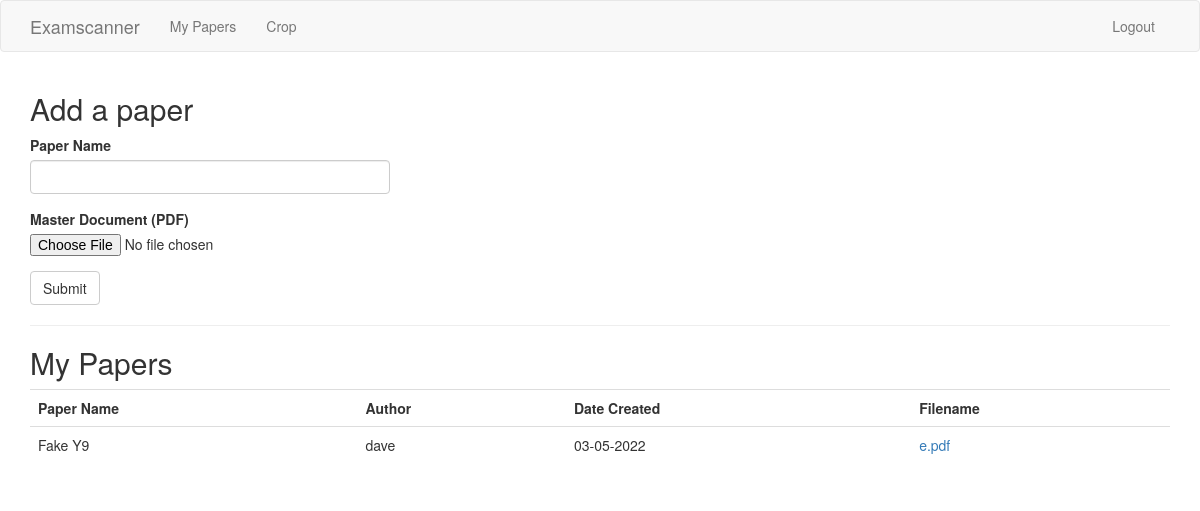
Page /user/dave (signed in) on the earlier database version.
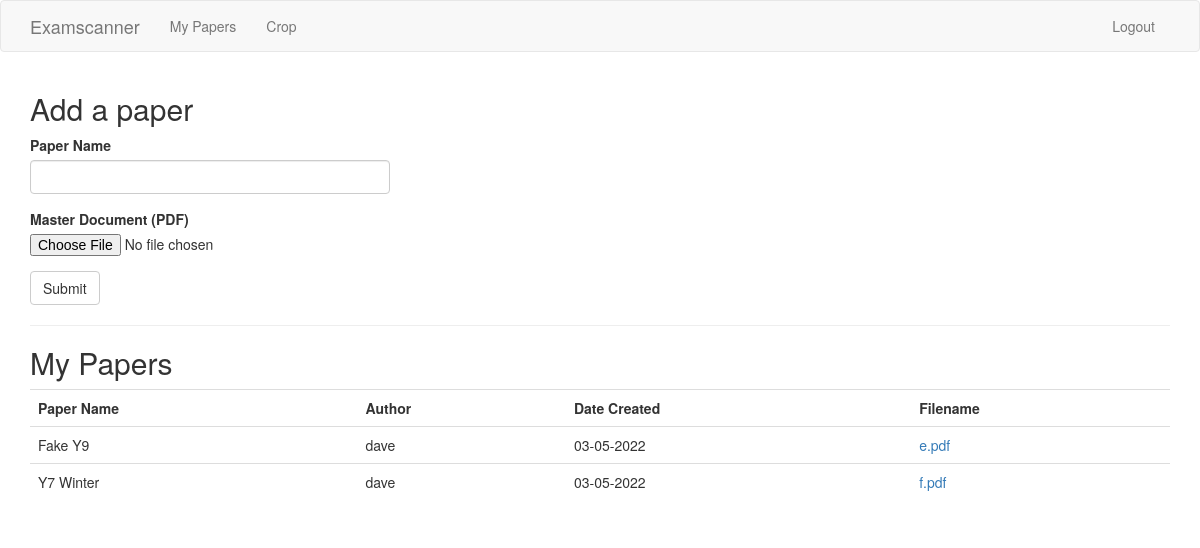
Same page on the later database version.
### app/models.py (models this page shows, shortened)
class Paper(db.Model):
    id = db.Column(db.Integer, primary_key=True)
    paper_name = db.Column(db.String(140))
    filename = db.Column(db.String(300))
    created_time = db.Column(db.DateTime, index=True, default=datetime.utcnow)
    user_id = db.Column(db.Integer, db.ForeignKey('user.id'))

class User(UserMixin, db.Model):
    id = db.Column(db.Integer, primary_key=True)
    username = db.Column(db.String(64), index=True, unique=True)
    email = db.Column(db.String(120), index=True, unique=True)
    password_hash = db.Column(db.String(128))
    papers = db.relationship('Paper', backref='author', lazy='dynamic')

### app/routes.py (the view, shortened to what this page needs)
@app.route('/user/<username>', methods=['GET', 'POST'])
@login_required
def user(username):
    user = User.query.filter_by(username=username).first_or_404()
    papers=user.papers.all()
    form = PaperForm()
    return render_template('user.html', user=user, form=form, papers=papers)

### app/forms.py
class PaperForm(FlaskForm):
    paper = StringField('Paper Name', validators=[DataRequired(), Length(min=1, max=140)])
    file = FileField('Master Document (PDF)', validators=[FileRequired(), FileAllowed(['pdf'], 'Only PDF documents are allowed.')])
    submit = SubmitField('Submit')

### app/models.py (called while the page is built)
@login.user_loader
def load_user(id):
    return User.query.get(int(id))

### app/templates/user.html
{% extends "base.html" %}
{% import 'bootstrap/wtf.html' as wtf %}
{% block app_content %}
<h2>Add a paper</h2>
<div class="row">
    <div class="col-md-4">
        {{ wtf.quick_form(form) }}
    </div>
</div>
<hr>
<h2>My Papers</h2>
<table class="table">
    <th scope="col">Paper Name</th>
    <th scope="col">Author</th>
    <th scope="col">Date Created</th>
    <th scope="col">Filename</th>
    {% for paper in papers %}
    <tr valign="top">
        <td>{{ paper.paper_name }}</td>
        <td>{{ paper.author.username }}</td>
        <td>{{ paper.created_time.strftime('%d-%m-%Y') }}</td>
        <td><a href="{{ url_for('upload', filename=paper.filename) }}">{{ paper.filename }}</a></td>
    </tr>
    {% endfor %}
</table>
{% endblock %}

### app/templates/base.html (shortened to what this page needs)
{% extends 'bootstrap/base.html' %}
{% block navbar %}
    <nav class="navbar navbar-default">
        <div class="container">
            <div class="navbar-header">
                <a class="navbar-brand" href="{{ url_for('index') }}">Examscanner</a>
            </div>
            <div class="collapse navbar-collapse" id="bs-example-navbar-collapse-1">
                <ul class="nav navbar-nav">
                    <li><a href="{{ url_for('user', username=current_user.username) }}">My Papers</a></li>
                    <li><a href="{{ url_for('crop') }}">Crop</a></li>
                </ul>
                <ul class="nav navbar-nav navbar-right">
                    {% if current_user.is_anonymous %}
                    <li><a href="{{ url_for('login') }}">Login</a></li>
                    {% else %}
                    <li><a href="{{ url_for('logout') }}">Logout</a></li>
                    {% endif %}
                </ul>
            </div>
        </div>
    </nav>
{% endblock %}
{% block content %}
 <link href='https://cdnjs.cloudflare.com/ajax/libs/cropperjs/1.5.6/cropper.min.css' rel='stylesheet'>
    <div class="container">
        {% block app_content %}{% endblock %}
    </div>
{% endblock %}

Differences in the rows shown:
added Paper: paper_name "Y7 Winter", author.username "dave", created_time "03-05-2022", filename "f.pdf"
